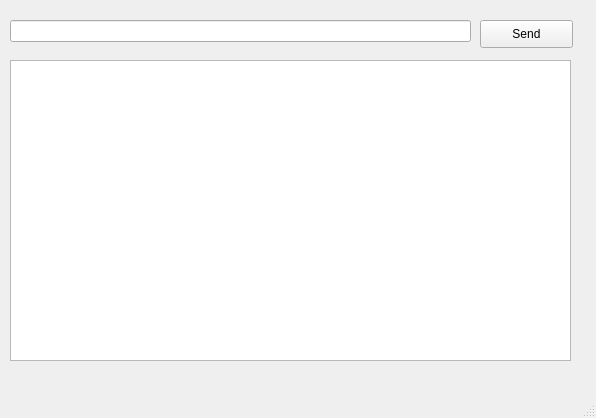
<?xml version="1.0" encoding="UTF-8"?>
<ui version="4.0">
 <class>MainWindow</class>
 <widget class="QMainWindow" name="MainWindow">
  <property name="geometry">
   <rect>
    <x>0</x>
    <y>0</y>
    <width>596</width>
    <height>418</height>
   </rect>
  </property>
  <property name="windowTitle">
   <string>MainWindow</string>
  </property>
  <widget class="QWidget" name="centralwidget">
   <widget class="QLineEdit" name="ledSend">
    <property name="geometry">
     <rect>
      <x>10</x>
      <y>20</y>
      <width>461</width>
      <height>22</height>
     </rect>
    </property>
   </widget>
   <widget class="QPushButton" name="Send">
    <property name="geometry">
     <rect>
      <x>480</x>
      <y>20</y>
      <width>93</width>
      <height>28</height>
     </rect>
    </property>
    <property name="text">
     <string>Send</string>
    </property>
   </widget>
   <widget class="QPlainTextEdit" name="pteReceive">
    <property name="geometry">
     <rect>
      <x>10</x>
      <y>60</y>
      <width>561</width>
      <height>301</height>
     </rect>
    </property>
   </widget>
  </widget>
  <widget class="QMenuBar" name="menubar">
   <property name="geometry">
    <rect>
     <x>0</x>
     <y>0</y>
     <width>596</width>
     <height>26</height>
    </rect>
   </property>
  </widget>
  <widget class="QStatusBar" name="statusbar"/>
 </widget>
 <resources/>
 <connections/>
</ui>
